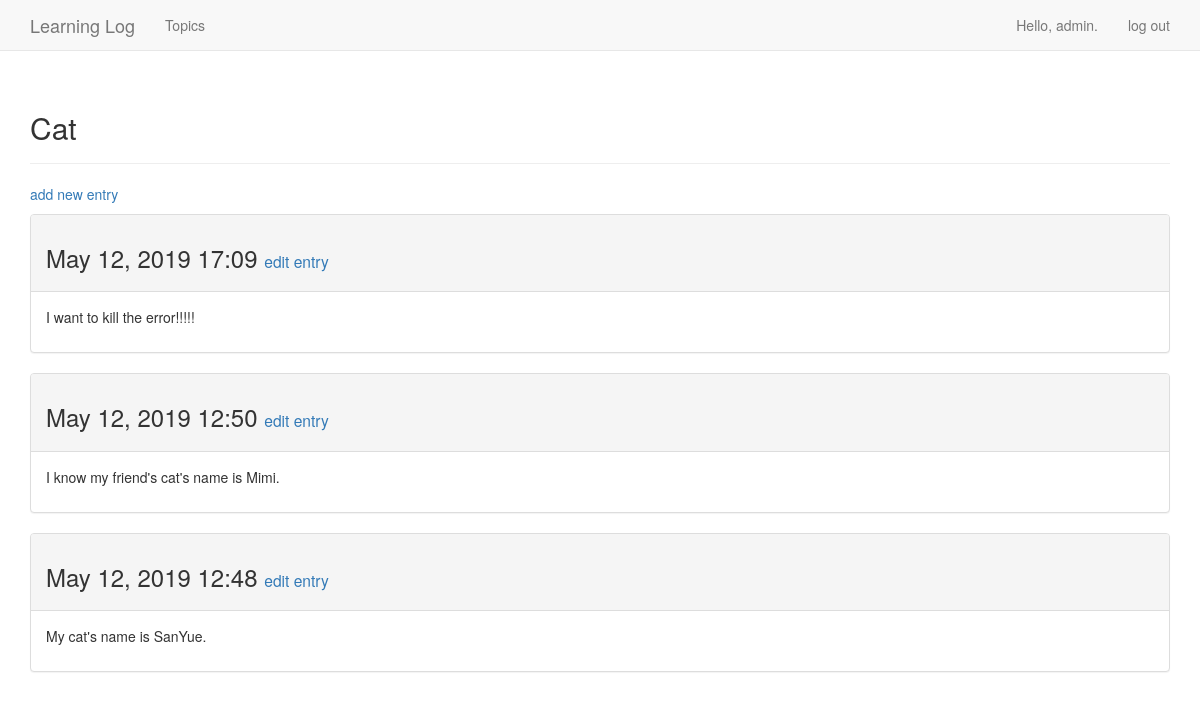
The page /topics/3/ (signed in) on the database its author committed.
### learning_logs/models.py (models this page shows, shortened)
class Topic(models.Model):
    text = models.CharField(max_length=200)
    date_added = models.DateTimeField(auto_now_add=True)
    owner = models.ForeignKey(User, on_delete=models.CASCADE)
    def __str__(self):
        return self.text

class Entry(models.Model):
    topic = models.ForeignKey(Topic, on_delete=models.CASCADE)
    text = models.TextField()
    date_added = models.DateTimeField(auto_now_add=True)
    class Meta:
        verbose_name_plural = 'entries'

### learning_logs/views.py (the view)
# urls.py: url(r'^topics/(?P<topic_id>\d+)/$', views.topic, name='topic'),
@login_required
def topic(request, topic_id):
    topic = Topic.objects.get(id=topic_id)
    if topic.owner != request.user:
        raise Http404
    entries = topic.entry_set.order_by('-date_added')
    context = {'topic': topic, 'entries': entries}
    return render(request, 'learning_logs/topic.html', context)

### templates/learning_logs/topic.html
{% extends "learning_logs/base.html" %}
{% block header %}
    <h2>{{ topic }}</h2>
{% endblock header %}
{% block content %}
    <p>
        <a href="{% url 'learning_logs:new_entry' topic.id %}"
           style="text-decoration: none">add new entry</a>
    </p>
    {% for entry in entries %}
        <div class="panel panel-default">
            <div class="panel-heading">
                <h3>
                    {{ entry.date_added|date:'M d, Y H:i' }}
                    <small>
                        <a href="{% url 'learning_logs:edit_entry' entry.id %}">
                            edit entry
                        </a>
                    </small>
                </h3>
            </div>
            <div class="panel-body">
                {{ entry.text|linebreaks }}
            </div>
        </div>
    {% empty %}
        There are no entries for this topic yet.
    {% endfor %}
{% endblock content %}

### templates/learning_logs/base.html (shortened to what this page needs)
{% load bootstrap3 %}
<!DOCTYPE html>
<html lang="en">
<head>
    {% bootstrap_css %}
</head>
<body>
<nav class="navbar navbar-default navbar-static-top">
    <div class="container">
        <div class="navbar-header">
            <a class="navbar-brand" href="{% url 'learning_logs:index' %}"
               style="text-decoration: none">Learning Log</a>
        </div>
        <div id="navbar" class="navbar-collapse collapse">
            <ul class="nav navbar-nav">
                <li><a href="{% url 'learning_logs:topics' %}"
                       style="text-decoration: none">Topics</a></li>
            </ul>
            <ul class="nav navbar-nav navbar-right">
                {% if user.is_authenticated %}
                    <li><a>Hello, {{ user.username }}.</a></li>
                    <li><a href="{% url 'users:logout' %}" style="text-decoration: none">
                        log out</a></li>
                {% else %}
                    <li><a href="{% url 'users:register' %}" style="text-decoration: none">
                        register</a></li>
                    <li><a href="{% url 'users:login' %}" style="text-decoration: none">
                        log in</a></li>
                {% endif %}
            </ul>
        </div>
    </div>
</nav>
<div class="container">
    <div class="page-header">
        {% block header %}
        {% endblock header %}
    </div>
    <div>
        {% block content %}
        {% endblock content %}
    </div>
</div>
</body>
</html>

### rows shown on the page
Topic: text "Cat"
Entry: date_added "May 12, 2019 17:09", text "I want to kill the error!!!!!"
Entry: date_added "May 12, 2019 12:50", text "I know my friend's cat's name is Mimi."
Entry: date_added "May 12, 2019 12:48", text "My cat's name is SanYue."

### other values the page prints
{{ user.username }} "admin"
